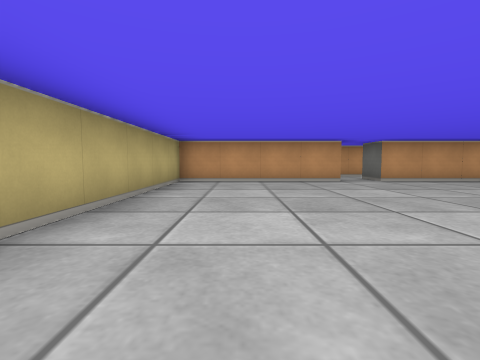
view 1 (above)

14 first-person views from a walk through a cub3D level. The camera is about half as high as the walls, tilts 4° down and sees 85° across. The floor is counted in squares. Each view is taken from the middle of a square. On the plan, view 1 faces up. The plan holds only what a view shows up to about 9 squares ahead; the rest is blank.

view 2
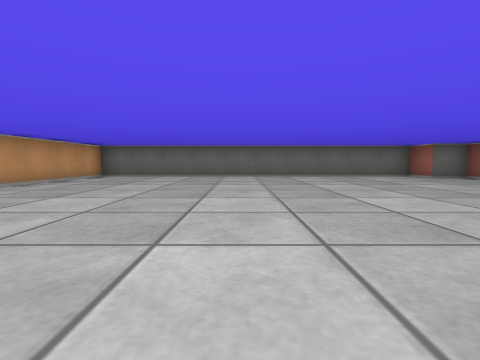

view 3
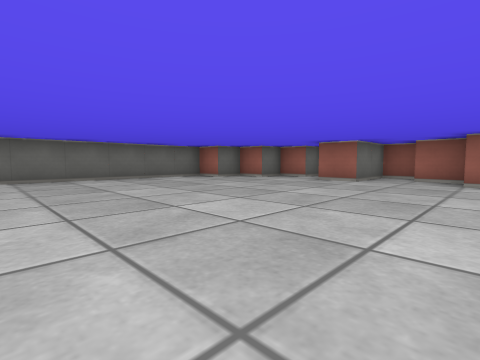

view 4
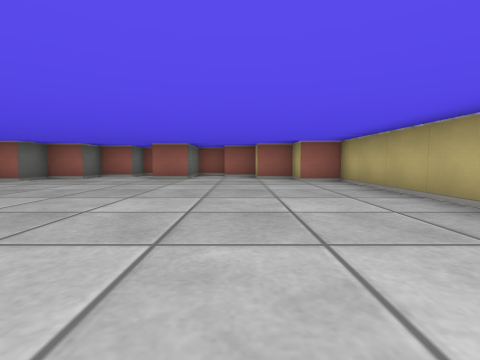

view 5
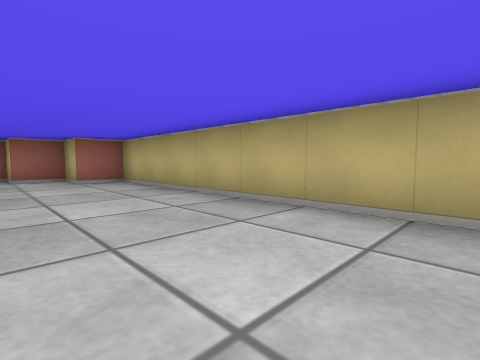

view 6
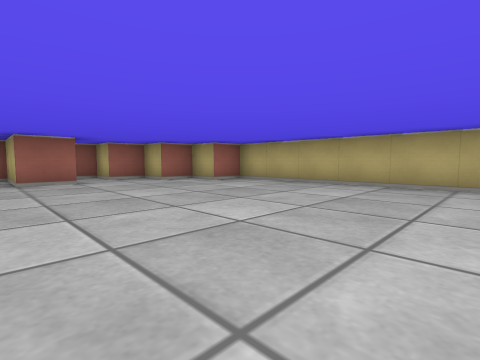

view 7
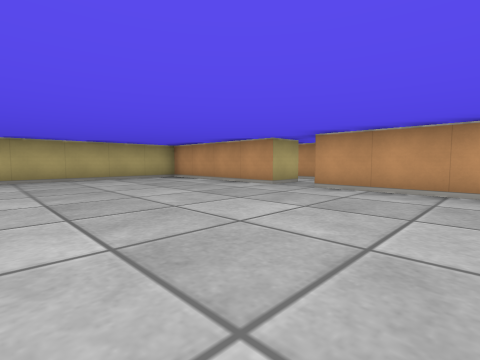

view 8
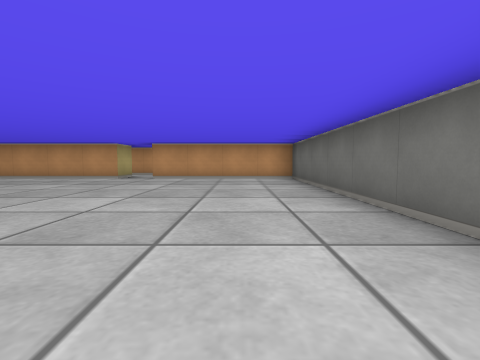

view 9
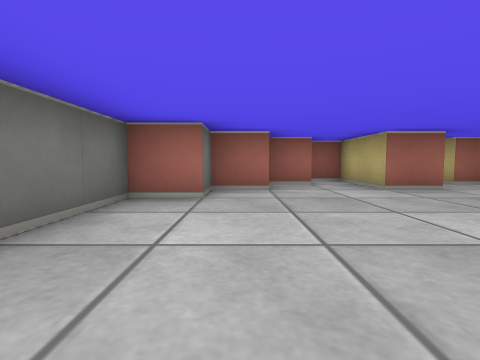

view 10
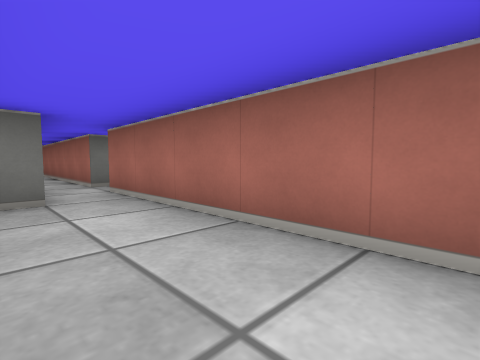

view 11
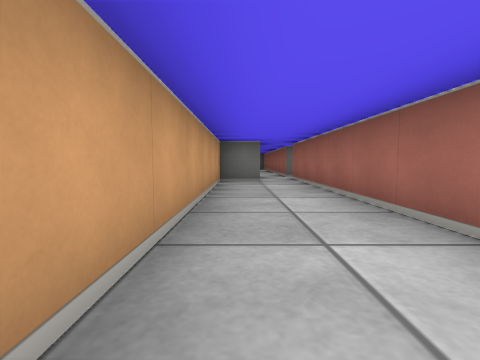

view 12
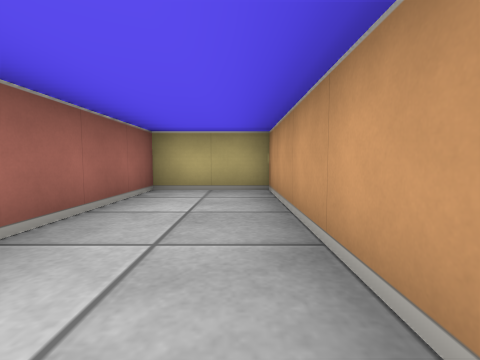

view 13
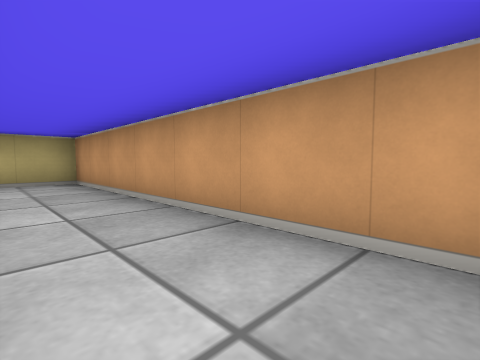

view 14
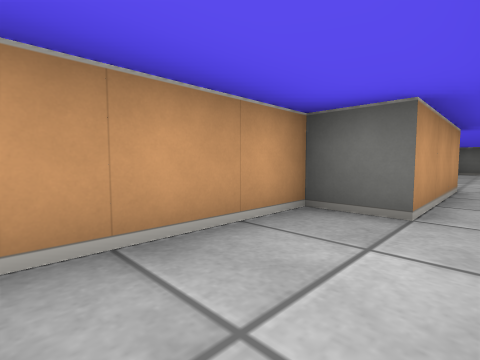

### Floor plan
Points are (right, up) in squares from view 1. A wall is a line through its corners. A room is listed if a view was taken in it or the views show most of it. See-through windows are left out.
Room 1 (views 1, 2, 3, 4, 5, 6, 7, 8, 9)
walls: (2.5, 6.5) (-1.5, 6.5) (-1.5, -3.5) (-0.5, -3.5) (-0.5, -4.5) (0.5, -4.5) (0.5, -5.5) (1.5, -5.5) (1.5, -6.5) (2.5, -6.5) (2.5, -4.5) (3.5, -4.5) (3.5, -6.5) (4.5, -6.5) (4.5, -5.5) (5.5, -5.5) (5.5, -4.5) (6.5, -4.5) (6.5, -3.5) (7.5, -3.5) (7.5, 6.5) (3.5, 6.5)
ways out: opening at (3, 7) to room 2
Room 2 (views 10, 11, 12, 13, 14)
walls: (3.5, 6.5) (3.5, 7.5) (4.5, 7.5); (4.5, 8.5) (1.5, 8.5) (1.5, 9.5) (-5.5, 9.5) (-5.5, 7.5) (2.5, 7.5) (2.5, 6.5)
ways out: opening at (3, 7) to room 1; opening at (4, 8)

Positions as (right, up) in squares from view 1, and headings:
1: (0, 0), facing up
2: (-1, 2), facing right
3: (0, 2), facing down-right
4: (1, 3), facing down
5: (1, 3), facing down-left
6: (4, 2), facing down-left
7: (6, 2), facing up-left
8: (6, -1), facing up
9: (6, 0), facing down
10: (-2, 9), facing down-right
11: (-5, 9), facing right
12: (-1, 9), facing left
13: (1, 8), facing up-left
14: (-1, 8), facing up-right
